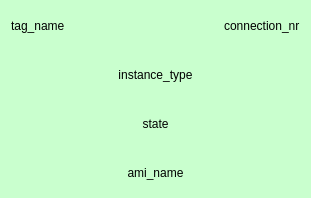
<?xml version="1.0" encoding="UTF-8"?>
<ui version="4.0">
 <class>background_frame</class>
 <widget class="QFrame" name="background_frame">
  <property name="geometry">
   <rect>
    <x>0</x>
    <y>0</y>
    <width>311</width>
    <height>198</height>
   </rect>
  </property>
  <property name="sizePolicy">
   <sizepolicy hsizetype="Preferred" vsizetype="MinimumExpanding">
    <horstretch>0</horstretch>
    <verstretch>0</verstretch>
   </sizepolicy>
  </property>
  <property name="windowTitle">
   <string>Frame</string>
  </property>
  <property name="styleSheet">
   <string notr="true">background-color: rgb(201, 255, 206);</string>
  </property>
  <property name="frameShape">
   <enum>QFrame::NoFrame</enum>
  </property>
  <property name="frameShadow">
   <enum>QFrame::Plain</enum>
  </property>
  <layout class="QHBoxLayout" name="horizontalLayout_2">
   <item>
    <layout class="QVBoxLayout" name="verticalLayout">
     <property name="spacing">
      <number>20</number>
     </property>
     <item>
      <layout class="QHBoxLayout" name="horizontalLayout">
       <item>
        <widget class="QLabel" name="tag_name">
         <property name="text">
          <string>tag_name</string>
         </property>
        </widget>
       </item>
       <item>
        <spacer name="horizontalSpacer">
         <property name="orientation">
          <enum>Qt::Horizontal</enum>
         </property>
         <property name="sizeHint" stdset="0">
          <size>
           <width>40</width>
           <height>20</height>
          </size>
         </property>
        </spacer>
       </item>
       <item>
        <widget class="QLabel" name="connection_nr">
         <property name="text">
          <string>connection_nr</string>
         </property>
        </widget>
       </item>
      </layout>
     </item>
     <item>
      <widget class="QLabel" name="instance_type">
       <property name="text">
        <string>instance_type</string>
       </property>
       <property name="alignment">
        <set>Qt::AlignCenter</set>
       </property>
      </widget>
     </item>
     <item>
      <widget class="QLabel" name="state">
       <property name="text">
        <string>state</string>
       </property>
       <property name="alignment">
        <set>Qt::AlignCenter</set>
       </property>
      </widget>
     </item>
     <item>
      <widget class="QLabel" name="ami_name">
       <property name="text">
        <string>ami_name</string>
       </property>
       <property name="alignment">
        <set>Qt::AlignCenter</set>
       </property>
      </widget>
     </item>
    </layout>
   </item>
  </layout>
 </widget>
 <resources/>
 <connections/>
</ui>
